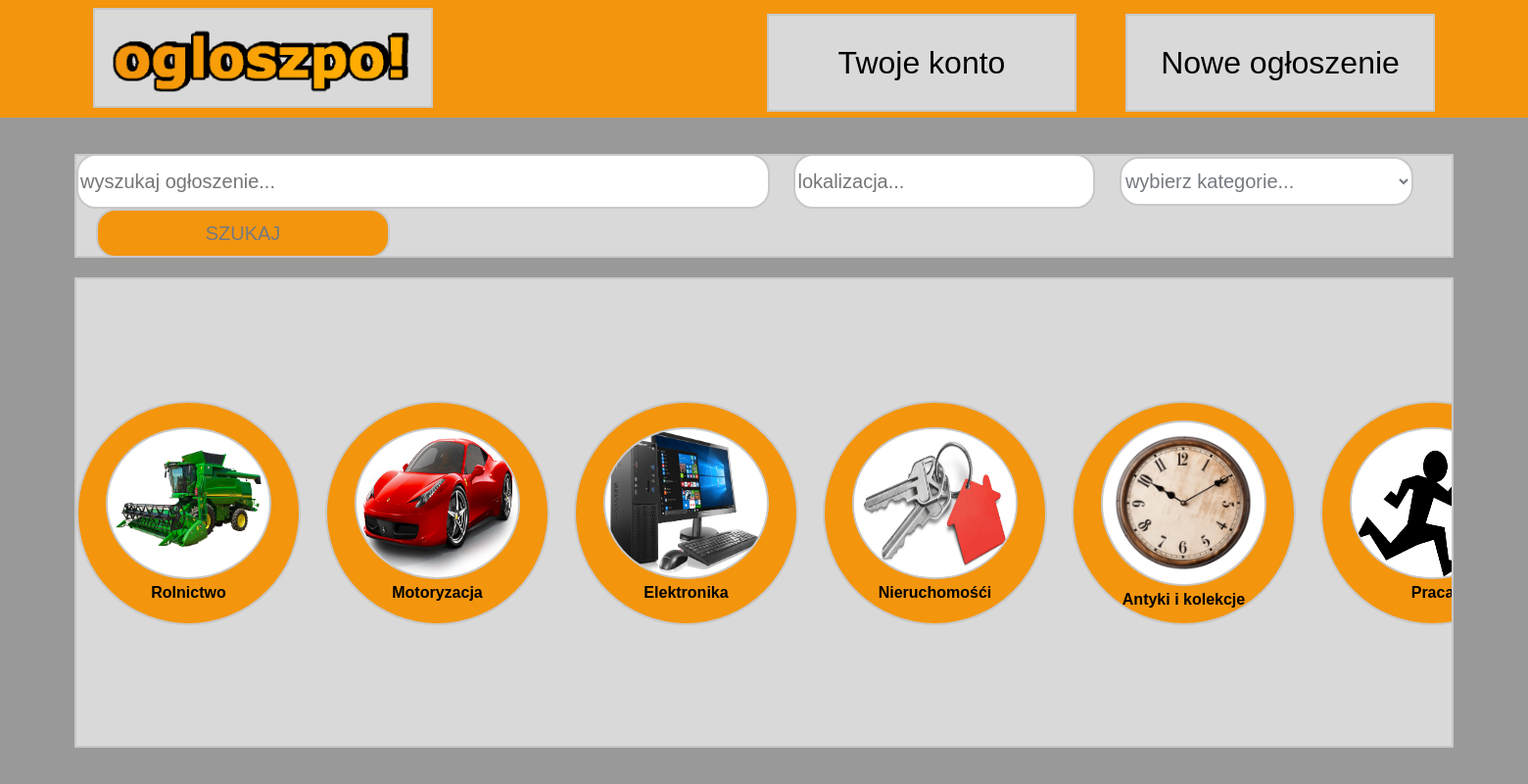
/src/mainpages/index.php, run on the app's committed database.
### tables this page shows
CREATE TABLE `kategorie` (
  `id` int(11) NOT NULL,
  `nazwa` varchar(100) NOT NULL,
  `opis` text DEFAULT NULL
);

CREATE TABLE `zdjecia_kategorie` (
  `id` int(11) NOT NULL,
  `id_kategorii` int(11) NOT NULL,
  `url` text NOT NULL
);

### src/mainpages/index.php (the view, shortened to what this page needs)
<!DOCTYPE html>
<html lang="pl">
<head>
    <link rel="stylesheet" href="../css/style.css">
</head>
<body>
    <?php
    include "../components/header.php";
    ?>
    <div id="content">
        <div id="search">
            <form action="search.php" method="POST">
                <input type="text" id="searchInp" name="searchInput" placeholder="wyszukaj ogłoszenie...">
                <input type="text" id="searchLoc" name="searchLocation" placeholder="lokalizacja...">
                <select id="searchCat" name="searchCategory">
                    <option>wybierz kategorie...</option>
                </select>
                <input type="submit" id="searchButton" value="SZUKAJ">
            </form>
        </div>
        <div id="categories">
            <?php
            $conn = mysqli_connect('localhost', 'root', '', 'ogloszpol');
            $sql = "SELECT kategorie.id, kategorie.nazwa, zdjecia_kategorie.url AS url FROM kategorie JOIN zdjecia_kategorie ON zdjecia_kategorie.id_kategorii = kategorie.id;";
            $results = mysqli_query($conn, $sql);
            if (mysqli_num_rows($results) > 0) {
                while ($row = mysqli_fetch_assoc($results)) {
                    echo "<form action='search.php' method='POST'>";
                    echo "<input class='categorySubmit' type='submit' value=''>";
                    echo "<div class='category'>";
                    echo "<img class='categoryImg' src={$row['url']} alt='addedCategoryImg'>";
                    echo "<h4 class='categoryTitle'>" . $row['nazwa'] . "</h4>";
                    echo "</div>";
                    echo "</form>";
                }
            }
            ?>
        </div>
    </div>
</body>
</html>

### src/components/header.php
<link rel="stylesheet" href="../css/header.css">
<div id="header">
    <a href='../mainpages/index.php'>
        <div>
            <img id="Logo" src='../../img/pagelook/ogloszpo!.png' alt='logo'>
        </div>
    </a>
    <div id="newAnnouncement">
        <a id="link" href="../../src/mainpages/newAnnouncement.php"><button id="headerButton">Nowe ogłoszenie</button></a>
    </div>
    <div id="auth">
        <a id="link" href="../../src/authpages/choose.php"><button id="headerButton">Twoje konto</button></a>
    </div>
</div>

### src/css/style.css (style rules this page uses)
body { background-color: whitesmoke; font-family: Arial, Helvetica, sans-serif; margin: 0; padding: 0; overflow: hidden; }
#content { height: 85vh; background-color: #999; display: flex; flex-direction: column; justify-content: center; align-items: center; }
#search { width: 90%; height: 15%; background-color: #d9d9d9; border: 2px solid #c8c8c8; display: flex; justify-content: center; align-items: center; margin-bottom: 20px; }
#searchInp { width: 700px; height: 50px; background-color: white; border: 2px solid #c8c8c8; border-radius: 20px; color: #757981; font-size: 125%; }
#searchLoc, #searchCat, #searchButton { width: 300px; height: 50px; background-color: white; border: 2px solid #c8c8c8; border-radius: 20px; font-size: 125%; color: #757981; margin-left: 20px; }
#searchLoc, #searchCat { margin-left: 20px; }
#searchButton { background-color: #f3950d; margin-left: 20px; }
#categories { width: 90%; height: 70%; background-color: #d9d9d9; border: 2px solid #c8c8c8; gap: 25px; display: flex; justify-content: flex-start; align-items: center; overflow-y: scroll; }
.category { width: 225px; height: 225px; background-color: #f3950d; border: 2px solid #c8c8c8; border-radius: 100%; display: flex; flex-direction: column; justify-content: center; align-items: center; }
.categoryImg { margin-top: 25px; width: 165px; height: 165px; background-color: white; border: 2px solid #c8c8c8; border-radius: 100%; }
.categoryTitle { margin-top: 5px; text-align: center; }
.categorySubmit { position: absolute; width: 225px; height: 225px; border-radius: 100%; border: none; background-color: transparent; cursor: pointer; }
#link { width: 100%; height: 100%; }

### src/css/header.css (style rules this page uses)
#header { display: block; height: 15vh; background-color: #f3950d; }
#Logo { margin-left: 95px; margin-top: 8px; display: flex; justify-content: space-between; align-items: center; width: 22%; height: 88%; float: left; background-color: #d9d9d9; border: 2px #c8c8c8 solid; }
#headerButton { width: 100%; height: 100%; background-color: #d9d9d9; font-size: 200%; border: none; }
#auth, #newAnnouncement { margin-right: 95px; margin-top: 14px; display: flex; justify-content: center; align-items: center; width: 20%; height: 80%; float: right; background-color: #d9d9d9; border: 2px #c8c8c8 solid; }
#auth { margin-right: 50px; }

### data on the page
kategorie: zdjecia_kategorie.url (picture), nazwa "Rolnictwo"
kategorie: zdjecia_kategorie.url (picture), nazwa "Motoryzacja"
kategorie: zdjecia_kategorie.url (picture), nazwa "Elektronika"
kategorie: zdjecia_kategorie.url (picture), nazwa "Nieruchomośći"
kategorie: zdjecia_kategorie.url (picture), nazwa "Antyki i kolekcje"
kategorie: zdjecia_kategorie.url (picture), nazwa "Praca"
